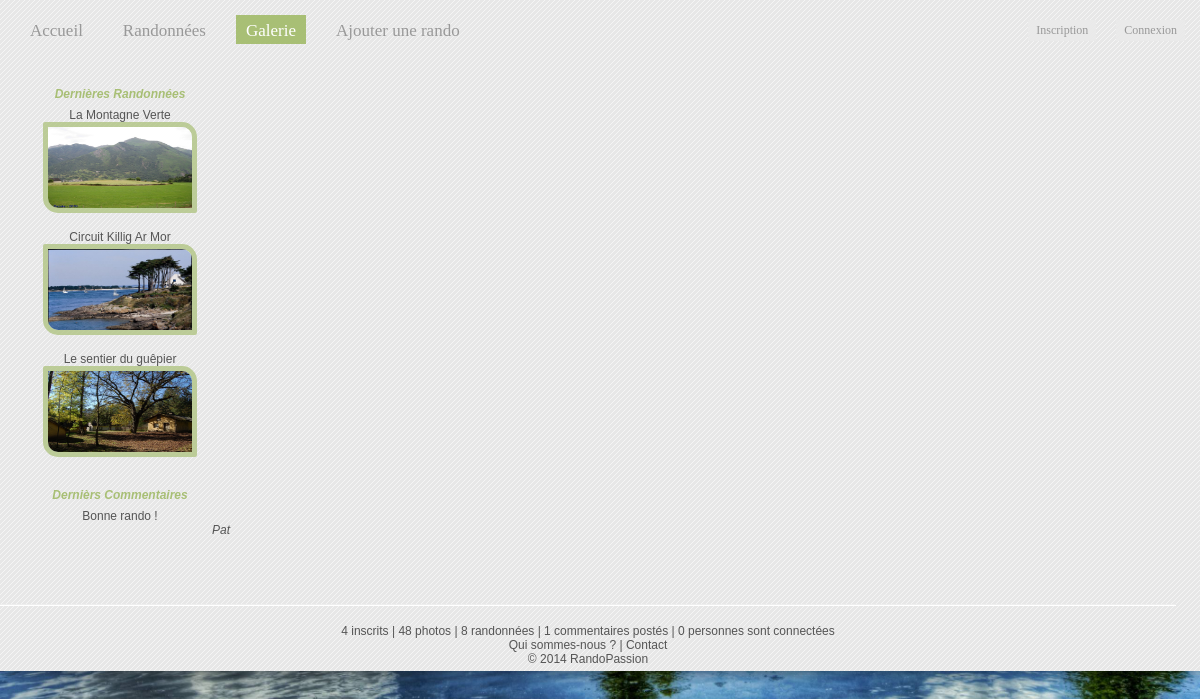
/index.php?page=galerie, run on the app's committed database.
### tables this page shows
CREATE TABLE IF NOT EXISTS `rando` (
	`code` int(10) NOT NULL AUTO_INCREMENT,
	`titre` varchar(150) NOT NULL,
	`longueur` float unsigned NOT NULL,
	`duree` time NOT NULL,
	`difficulte` int(1) NOT NULL,
	`descriptif` text NOT NULL,
	`note` int(1) DEFAULT NULL,
	`point_eau` tinyint(1) DEFAULT NULL,
	`denivele` int(4) DEFAULT NULL,
	`equipement` varchar(150) DEFAULT NULL,
	`date_insertion` datetime NOT NULL,
	`valide` tinyint(1) NOT NULL,
	`parcours` int(10) NOT NULL,
	`departement` varchar(2) NOT NULL,
	`photo_principale` int(10) NOT NULL,
	`auteur` varchar(30) NOT NULL,
	`galerie` int(10) DEFAULT NULL,
	PRIMARY KEY (`code`),
	FOREIGN KEY (`parcours`) REFERENCES `parcours`(`id`),
	FOREIGN KEY (`departement`) REFERENCES `departements`(`num_departement`),
	FOREIGN KEY (`photo_principale`) REFERENCES `photo`(`numero`),
	FOREIGN KEY (`auteur`) REFERENCES `membre`(`pseudo`),
	FOREIGN KEY (`galerie`) REFERENCES `galerie`(`numero`),
	CHECK (difficulte BETWEEN 0 and 5),
	CHECK (note BETWEEN 0 and 5)
);

CREATE TABLE IF NOT EXISTS `photo` (
	`numero` int(10) NOT NULL AUTO_INCREMENT,
	`nom` blob NOT NULL,
	`galerie` int(10) NOT NULL,
	`descriptif` text DEFAULT NULL,
	PRIMARY KEY (`numero`),
	FOREIGN KEY (`galerie`) REFERENCES `galerie`(`numero`)
);

CREATE TABLE IF NOT EXISTS `commentaire` (
	`numero` int(10) NOT NULL AUTO_INCREMENT,
	`date` datetime NOT NULL,
	`auteur` varchar(30) NOT NULL,
	`code_rando` int(10) NOT NULL,
	`commentaire` text NOT NULL,
	`note` int(1) DEFAULT NULL,
	`valide` tinyint(1) DEFAULT NULL,
	PRIMARY KEY (`numero`),
	FOREIGN KEY (`code_rando`) REFERENCES `rando`(`code`),
	FOREIGN KEY (`auteur`) REFERENCES `membre`(`pseudo`),
	CHECK (note BETWEEN 0 and 5)
);

### Controller/c_activitees_recentes.php (called while the page is built)
<?php
include_once('bin/params.php');
include_once('Models/m_activitees_recentes.php');
$liste_rando = last_rando(3);
$liste_com = last_comment(3);
include_once('View/v_activitees_recentes.php');

### Controller/c_galerie.php (called while the page is built, shortened)
<?php
include_once('View/v_galerie.php');

### Models/m_activitees_recentes.php (called while the page is built, shortened)
<?php
function last_rando($nombre){
	global $bdd;
	$query = '	SELECT rando.code, rando.titre, photo.nom AS nom_photo , galerie.nom AS nom_galerie
				FROM rando, photo, galerie
				WHERE rando.photo_principale = photo.numero
				AND photo.galerie = galerie.numero
				ORDER BY date_insertion DESC
				LIMIT 0, '.$nombre;
	$exec = $bdd->query($query) or die(print_r($erreur -> errorInfo()));
	$data = $exec->fetchAll();
	return $data;
}
function last_comment($nombre){
	global $bdd;
	$query = '	SELECT commentaire, auteur
				FROM commentaire
				ORDER BY date DESC
				LIMIT 0, '.$nombre;
	$exec = $bdd->query($query) or die(print_r($erreur -> errorInfo()));
	$data = $exec->fetchAll();
	return $data;
}

### View/v_activitees_recentes.php (the view)
<aside>
    <h3>Dernières Randonnées</h3>
		<?php
        foreach($liste_rando as $rando){
			echo '	<a href="index.php?page=fiche_rando&code='.$rando['code'].'">
						'.$rando['titre'].'</br>
						<img src="Resources/Galerie/'.$rando['nom_galerie'].'/'.$rando['nom_photo'].'" width="144px" height="81px;"/>
					</a><br/><br/>
			';
        }
        ?>
    <br/>
	<h3>Dernièrs Commentaires</h3>
		<?php
        foreach($liste_com as $com){
			echo $com['commentaire'].'</br>';
			echo '<em>'.$com['auteur'].'</em><br/><br/>';
        }
        ?>
</aside>

### CSS/Design.css (style rules this page uses)
* { font-family: "Lucida Sans Unicode", "Lucida Grande", sans-serif; font-size: 12px; color: #555555; padding: 0px; margin: 0px; text-decoration: none; list-style-type: none; outline: none; resize: none; border: none; }
body { background-image: url(../Resources/Images/wall.jpg); background-color: #000; background-repeat: no-repeat; background-position: 0 0; background-attachment: fixed; background-size: 100% auto; width: 100%; height: 100%; min-width: 1000px; }
h3 { color: #A8BF75; font-size: 12px; text-align: center; margin-bottom: 7px; font-style: italic; }
aside { display: inline-block; float: left; width: 20%; height: auto; overflow: hidden; text-align: center; }
aside img { border-radius: 2px; border-bottom-left-radius: 15px; border-top-right-radius: 15px; border-style: solid; border-color: rgba(168, 191, 117, 0.7); border-width: 5px; }
aside em { float: right; margin-right: 10px; }

### data on the page
rando: titre "La Montagne Verte", photo_principale.nom (picture)
rando: titre "Circuit Killig Ar Mor", photo_principale.nom (picture)
rando: titre "Le sentier du guêpier", photo_principale.nom (picture)
commentaire: commentaire "Bonne rando !", auteur "Pat"

### other printed values
$nb_membre "4"
$nb_photo "48"
$nb_rando "8"
$nb_comment "1"
$nb_connecte "0"
